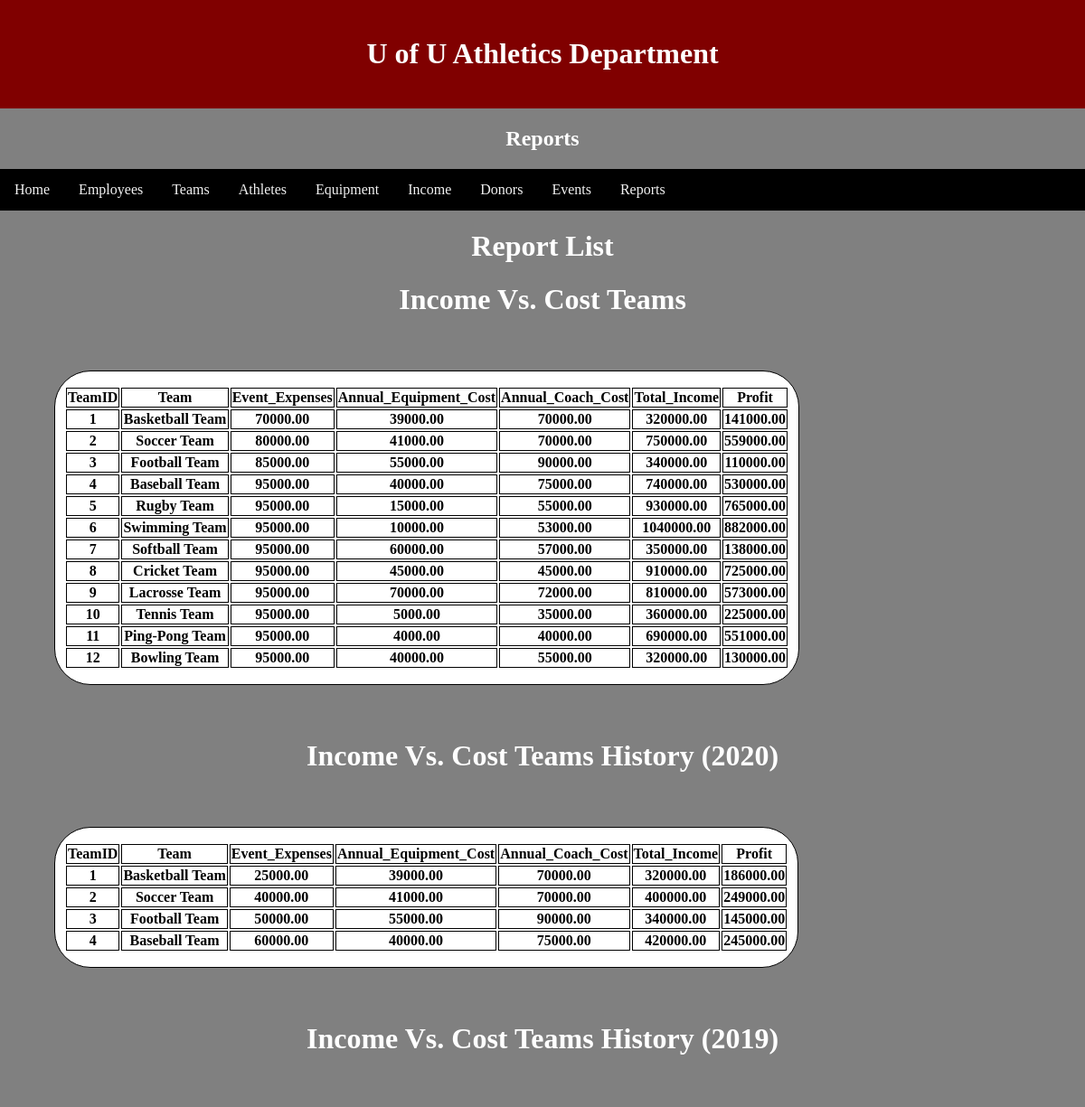
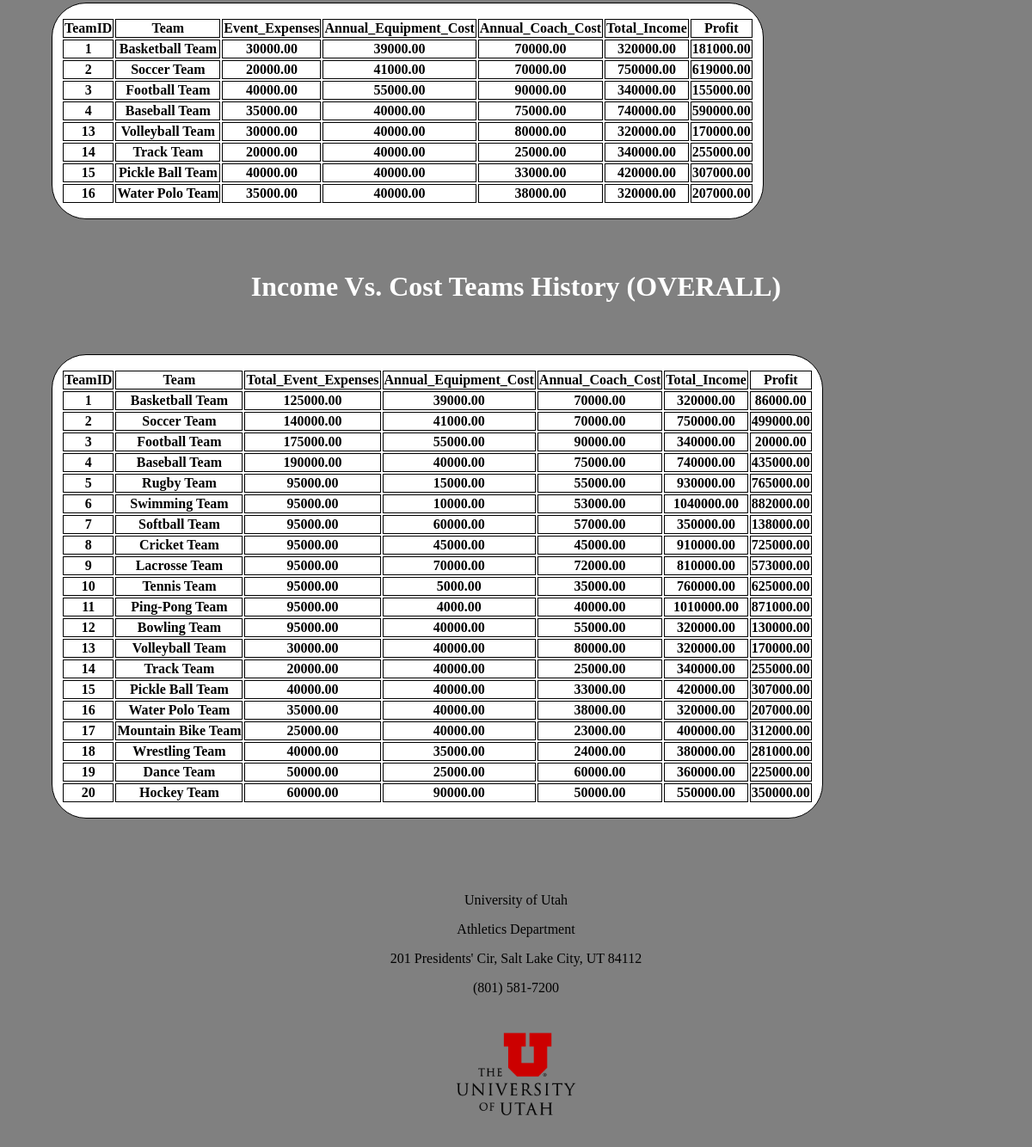
The page /Pages/Main/reports.php (signed in) on the database its author committed (2 pictures, top to bottom).
### tables this page shows
CREATE TABLE IF NOT EXISTS `teams` (
  `TeamID` int NOT NULL AUTO_INCREMENT,
  `RankID` int NOT NULL,
  `EquipmentID` int NOT NULL,
  `Type` varchar(30) NOT NULL,
  `Email` varchar(256) NOT NULL,
  `EstablishedDate` date NOT NULL,
  PRIMARY KEY (`TeamID`),
  KEY `FK_Teams_RankID` (`RankID`),
  KEY `FK_Teams_EquipmentID` (`EquipmentID`)
);

### Pages/Main/reports.php (the view, shortened to what this page needs)
<html>
	<head>
		<link rel='stylesheet' href='../../styles/projectstyles.css'>
	</head>
		<body>
			<?php
			require_once '../components/header.php';
			?>
		  <h2>Reports</h2>
			<?php
			require_once '../components/topnav.php';
			?>
			<h1>Report List</h1>
				<h1>Income Vs. Cost Teams</h1>
<?php
require_once '../../database/DBlogin.php';
$conn = new mysqli($hn, $un, $pw, $db);
			$result = mysqli_query($conn,"SELECT	T.TeamID,
		T.Type AS Team,
		SUM(DISTINCT E.Expenses) AS Event_Expenses,
		SUM(DISTINCT EQ.AnnualCost) AS Annual_Equipment_Cost,
		SUM(DISTINCT EM.AnnualCost) AS Annual_Coach_Cost,
		SUM(DISTINCT I.Amount) AS Total_Income,
		SUM(DISTINCT I.Amount) - (SUM(DISTINCT E.Expenses) + SUM(DISTINCT EQ.AnnualCost) + SUM(DISTINCT EM.AnnualCost)) AS Profit
FROM Teams AS T
LEFT OUTER JOIN Events AS E
  ON T.TeamID = E.TeamID
LEFT OUTER JOIN Ranks AS R
  ON T.RankID = R.RankID
LEFT OUTER JOIN Equipment AS EQ
  ON T.EquipmentID = EQ.EquipmentID
LEFT OUTER JOIN Income AS I
  ON T.TeamID = I.TeamID
LEFT OUTER JOIN TeamEmployees AS TE
  ON T.TeamID = TE.TeamID
LEFT OUTER JOIN Employees AS EM
  ON TE.EmployeeID = EM.EmployeeID
WHERE I.Date >= '2021-01-01' AND E.Date >= '2021-01-01'
GROUP BY 	T.TeamID");
			$all_property = array();
			echo '<table class="data-table">
					<tr class="data-heading">';
			while ($property = mysqli_fetch_field($result)) {
				echo '<td>' . $property->name . '</td>';
				array_push($all_property, $property->name);
			}
			echo '</tr>';
			while ($row = mysqli_fetch_array($result)) {
				echo "<tr>";
				foreach ($all_property as $item) {
					echo '<td>' . $row[$item] . '</td>';
				}
				echo '</tr>';
			}
			echo "</table>";
?>
		<h1>Income Vs. Cost Teams History (2020)</h1>
<?php
require_once '../../database/DBlogin.php';
$conn = new mysqli($hn, $un, $pw, $db);
			$result = mysqli_query($conn,"SELECT	T.TeamID,
		T.Type AS Team,
		SUM(DISTINCT E.Expenses) AS Event_Expenses,
		SUM(DISTINCT EQ.AnnualCost) AS Annual_Equipment_Cost,
		SUM(DISTINCT EM.AnnualCost) AS Annual_Coach_Cost,
		SUM(DISTINCT I.Amount) AS Total_Income,
		SUM(DISTINCT I.Amount) - (SUM(DISTINCT E.Expenses) + SUM(DISTINCT EQ.AnnualCost) + SUM(DISTINCT EM.AnnualCost)) AS Profit
FROM Teams AS T
LEFT OUTER JOIN Events AS E
  ON T.TeamID = E.TeamID
LEFT OUTER JOIN Ranks AS R
  ON T.RankID = R.RankID
LEFT OUTER JOIN Equipment AS EQ
  ON T.EquipmentID = EQ.EquipmentID
LEFT OUTER JOIN Income AS I
  ON T.TeamID = I.TeamID
LEFT OUTER JOIN TeamEmployees AS TE
  ON T.TeamID = TE.TeamID
LEFT OUTER JOIN Employees AS EM
  ON TE.EmployeeID = EM.EmployeeID
WHERE I.Date BETWEEN '2020-01-01' AND '2020-12-30' AND E.Date BETWEEN '2020-01-01' AND '2020-12-30'
GROUP BY 	T.TeamID");
			$all_property = array();
			echo '<table class="data-table">
					<tr class="data-heading">';
			while ($property = mysqli_fetch_field($result)) {
				echo '<td>' . $property->name . '</td>';
				array_push($all_property, $property->name);
			}
			echo '</tr>';
			while ($row = mysqli_fetch_array($result)) {
				echo "<tr>";
				foreach ($all_property as $item) {
					echo '<td>' . $row[$item] . '</td>';
				}
				echo '</tr>';
			}
			echo "</table>";
?>
		<h1>Income Vs. Cost Teams History (2019)</h1>
<?php
require_once '../../database/DBlogin.php';
$conn = new mysqli($hn, $un, $pw, $db);
			$result = mysqli_query($conn,"SELECT	T.TeamID,
		T.Type AS Team,
		SUM(DISTINCT E.Expenses) AS Event_Expenses,
		SUM(DISTINCT EQ.AnnualCost) AS Annual_Equipment_Cost,
		SUM(DISTINCT EM.AnnualCost) AS Annual_Coach_Cost,
		SUM(DISTINCT I.Amount) AS Total_Income,
		SUM(DISTINCT I.Amount) - (SUM(DISTINCT E.Expenses) + SUM(DISTINCT EQ.AnnualCost) + SUM(DISTINCT EM.AnnualCost)) AS Profit
FROM Teams AS T
LEFT OUTER JOIN Events AS E
  ON T.TeamID = E.TeamID
LEFT OUTER JOIN Ranks AS R
  ON T.RankID = R.RankID
LEFT OUTER JOIN Equipment AS EQ
  ON T.EquipmentID = EQ.EquipmentID
LEFT OUTER JOIN Income AS I
  ON T.TeamID = I.TeamID
LEFT OUTER JOIN TeamEmployees AS TE
  ON T.TeamID = TE.TeamID
LEFT OUTER JOIN Employees AS EM
  ON TE.EmployeeID = EM.EmployeeID
WHERE I.Date BETWEEN '2019-01-01' AND '2019-12-30' AND E.Date BETWEEN '2019-01-01' AND '2019-12-30'
GROUP BY 	T.TeamID");
			$all_property = array();
			echo '<table class="data-table">
					<tr class="data-heading">';
			while ($property = mysqli_fetch_field($result)) {
				echo '<td>' . $property->name . '</td>';
				array_push($all_property, $property->name);
			}
			echo '</tr>';
			while ($row = mysqli_fetch_array($result)) {
				echo "<tr>";
				foreach ($all_property as $item) {
					echo '<td>' . $row[$item] . '</td>';
				}
				echo '</tr>';
			}
			echo "</table>";
?>
		<h1>Income Vs. Cost Teams History (OVERALL)</h1>
<?php
require_once '../../database/DBlogin.php';
$conn = new mysqli($hn, $un, $pw, $db);
			$result = mysqli_query($conn,"SELECT	T.TeamID,
		T.Type AS Team,
		SUM(DISTINCT E.Expenses) AS Total_Event_Expenses,
		SUM(DISTINCT EQ.AnnualCost) AS Annual_Equipment_Cost,
		SUM(DISTINCT EM.AnnualCost) AS Annual_Coach_Cost,
		SUM(DISTINCT I.Amount) AS Total_Income,
		SUM(DISTINCT I.Amount) - (SUM(DISTINCT E.Expenses) + SUM(DISTINCT EQ.AnnualCost) + SUM(DISTINCT EM.AnnualCost)) AS Profit
FROM Teams AS T
LEFT OUTER JOIN Events AS E
  ON T.TeamID = E.TeamID
LEFT OUTER JOIN Ranks AS R
  ON T.RankID = R.RankID
LEFT OUTER JOIN Equipment AS EQ
  ON T.EquipmentID = EQ.EquipmentID
LEFT OUTER JOIN Income AS I
  ON T.TeamID = I.TeamID
LEFT OUTER JOIN TeamEmployees AS TE
  ON T.TeamID = TE.TeamID
LEFT OUTER JOIN Employees AS EM
  ON TE.EmployeeID = EM.EmployeeID
GROUP BY 	T.TeamID");
			$all_property = array();
			echo '<table class="data-table">
					<tr class="data-heading">';
			while ($property = mysqli_fetch_field($result)) {
				echo '<td>' . $property->name . '</td>';
				array_push($all_property, $property->name);
			}
			echo '</tr>';
			while ($row = mysqli_fetch_array($result)) {
				echo "<tr>";
				foreach ($all_property as $item) {
					echo '<td>' . $row[$item] . '</td>';
				}
				echo '</tr>';
			}
			echo "</table>";
?>
	</body>
</html>
<?php
require_once '../components/footer.php';
?>

### Styles/projectstyles.css (style rules this page uses)
body { background-color: gray; }
h1, h2 { color: white; text-align: center; }
* { box-sizing: border-box; }
body { margin: 0; }
table { margin: auto; background-color:white; text-align: center; padding: 16px 10px; margin: 60px; border-radius: 40px; }
table, td { border: 1px solid black; font-weight: bold; }

### rows shown on the page
teams: TeamID "1", Type "Basketball Team", item "70000.00", item "39000.00", item "320000.00", item "141000.00", item "25000.00", item "186000.00", item "30000.00", item "181000.00", item "125000.00", item "86000.00"
teams: TeamID "2", Type "Soccer Team", item "80000.00", item "41000.00", item "70000.00", item "750000.00", item "559000.00", item "40000.00", item "400000.00", item "249000.00", item "20000.00", item "619000.00", item "140000.00", item "499000.00"
teams: TeamID "3", Type "Football Team", item "85000.00", item "55000.00", item "90000.00", item "340000.00", item "110000.00", item "50000.00", item "145000.00", item "40000.00", item "155000.00", item "175000.00", item "20000.00"
teams: TeamID "4", Type "Baseball Team", item "95000.00", item "40000.00", item "75000.00", item "740000.00", item "530000.00", item "60000.00", item "420000.00", item "245000.00", item "35000.00", item "590000.00", item "190000.00", item "435000.00"
teams: TeamID "5", Type "Rugby Team", item "95000.00", item "15000.00", item "55000.00", item "930000.00", item "765000.00"
teams: TeamID "6", Type "Swimming Team", item "95000.00", item "10000.00", item "53000.00", item "1040000.00", item "882000.00"
teams: TeamID "7", Type "Softball Team", item "95000.00", item "60000.00", item "57000.00", item "350000.00", item "138000.00"
teams: TeamID "8", Type "Cricket Team", item "95000.00", item "45000.00", item "910000.00", item "725000.00"
teams: TeamID "9", Type "Lacrosse Team", item "95000.00", item "70000.00", item "72000.00", item "810000.00", item "573000.00"
teams: TeamID "10", Type "Tennis Team", item "95000.00", item "5000.00", item "35000.00", item "360000.00", item "225000.00", item "760000.00", item "625000.00"
teams: TeamID "11", Type "Ping-Pong Team", item "95000.00", item "4000.00", item "40000.00", item "690000.00", item "551000.00", item "1010000.00", item "871000.00"
teams: TeamID "12", Type "Bowling Team", item "95000.00", item "40000.00", item "55000.00", item "320000.00", item "130000.00"
teams: TeamID "13", Type "Volleyball Team", item "30000.00", item "40000.00", item "80000.00", item "320000.00", item "170000.00"
teams: TeamID "14", Type "Track Team", item "20000.00", item "40000.00", item "25000.00", item "340000.00", item "255000.00"
teams: TeamID "15", Type "Pickle Ball Team", item "40000.00", item "33000.00", item "420000.00", item "307000.00"
teams: TeamID "16", Type "Water Polo Team", item "35000.00", item "40000.00", item "38000.00", item "320000.00", item "207000.00"
teams: TeamID "17", Type "Mountain Bike Team", item "25000.00", item "40000.00", item "23000.00", item "400000.00", item "312000.00"
teams: TeamID "18", Type "Wrestling Team", item "40000.00", item "35000.00", item "24000.00", item "380000.00", item "281000.00"
teams: TeamID "19", Type "Dance Team", item "50000.00", item "25000.00", item "60000.00", item "360000.00", item "225000.00"
teams: TeamID "20", Type "Hockey Team", item "60000.00", item "90000.00", item "50000.00", item "550000.00", item "350000.00"

### other values the page prints
$property->name "TeamID"
$property->name "Team"
$property->name "Event_Expenses"
$property->name "Annual_Equipment_Cost"
$property->name "Annual_Coach_Cost"
$property->name "Total_Income"
$property->name "Profit"
$property->name "Total_Event_Expenses"
